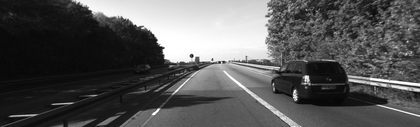
%> input picture MyFront/0.png, 420 x 127 px, shrunk from 1241 x 376 before the run
$ octave VisualFront1.m   (GNU Octave 9; MATLAB toolbox functions it lacks are replaced by stand-ins)
%> lines starting %> are read from the running program, lines starting %| are printed output that depends on the picture; in (x1, y1, x2, y2) boxes, pixels count from 0 and x2, y2 are one past the last pixel; in counts of white or black regions, pixels touching at a corner belong together; the program's own positions count from 1
### MyFront/get_interest_points.m

function [x, y,num_cnr] = get_interest_points(image,feature_width)


feature_width = 16;

fx = [-1,0,1;-2,0,2;-1,0,1];

fy = [-1,-2,-1;0,0,0;1,2,1];

Ix = imfilter(image,fx);

Iy = imfilter(image,fy);

Ix2 = Ix.* Ix;

%subplot(2,2,1);

%imshow(Ix2);

Ixy = Ix.* Iy;

% subplot(2,2,2);

% imshow(Ixy);

Iy2 = Iy.* Iy;

% subplot(2,2,3);

% imshow(Iy2);

h = fspecial('gaussian',25,2);

% subplot(2,2,4);

% imshow(h);

Ix2 = imfilter(Ix2,h);

Ixy = imfilter(Ixy,h);

Iy2 = imfilter(Iy2,h);


%寻找最大R值

Rmax = 0;

l = 0.05;

[img_height,img_width] = size(image);

M = zeros(img_height,img_width);

for i = 1:img_height

    for j = 1:img_width

        A = [Ix2(i,j),Ixy(i,j);Ixy(i,j),Iy2(i,j)];

        M(i,j) = det(A) -  l*(trace(A))^2;

        if M(i,j) > Rmax

            Rmax = M(i,j);

        end

    end

end


%局部非极大值抑制

k = 0.06;

cnt = 0;   %记录角点数目

result = zeros(img_height,img_width);

for i=2:img_height-1

    for j =2:img_width-1

        if M(i,j)>k*Rmax && M(i,j)>M(i-1,j-1) && M(i,j)>M(i-1,j)&&M(i,j)>M(i-1,j+1)&&M(i,j)>M(i,j-1)&&M(i,j)>M(i,j+1)&&M(i,j)>M(i+1,j-1)&&M(i,j)>M(i+1,j)&&M(i,j)>M(i+1,j+1)

            result(i,j) = 1;

            cnt = cnt + 1;

        end

    end

end


[y,x] = find(result==1);

%x_indexleft = find(x <= feature_width/2 - 1);   %寻找x方向上左边边缘角点
x_indexleft = find(x <= feature_width/2);   %寻找x方向上左边边缘角点

%去除边缘角点

x(x_indexleft) = [];

y(x_indexleft) = [];

%y_indexup = find(y <= feature_width/2 - 1);    %寻找y方向上部边缘角点
y_indexup = find(y <= feature_width/2);    %寻找y方向上部边缘角点

x(y_indexup) = [];

y(y_indexup) = [];

%x_indexright = find(x > img_width - 8);       %寻找x方向右边的边缘角点
x_indexright = find(x >= img_width - feature_width/2);       %寻找x方向右边的边缘角点

x(x_indexright) = [];

y(x_indexright) = [];

%y_indexdown = find(y > img_height - 8);       %寻找y方向下部的边缘角点
y_indexdown = find(y >= img_height - feature_width/2);       %寻找y方向下部的边缘角点

x(y_indexdown) = [];

y(y_indexdown) = [];

%x(find(x<feature_width/2 - 1)) = [];

%y(find(y<feature_width/2 - 1)) = [];

num_cnr = length(x);

if 0
    disp(length(x));    %显示角点数目
figure;

%imshow(image);
 imshow(uint8(image));

hold on;

plot(x,y,'ro');

hold off;
end
end

### MyFront/get_features.m

function [features] = get_features(image, x, y, feature_width)

%y_gradient = imfilter(image,[-1,0,1]');

% calculate gradient scale matrix.
hx = [-1,0,1];
hy = -hx';
x_gradient = imfilter(image,hx);
y_gradient = imfilter(image,hy);

features = zeros(length(x),128);

for k = 1:length(x)                         %window of 16x16 of each feature

    x_subwindow = x(k)-7:x(k)+8;

    y_subwindow = y(k)-7:y(k)+8;

    x_subwindow_gradient = x_gradient(y_subwindow,x_subwindow);

    y_subwindow_gradient = y_gradient(y_subwindow,x_subwindow);

    angles = atan2(y_subwindow_gradient,x_subwindow_gradient);

   % [13 lines of commented-out code are left out]

   angles(angles<0) = angles(angles<0) + 2*pi;

   %angles_bin = [0 pi/4 pi/2 3*pi/4 pi 5*pi/4 3*pi/2 7*pi/4 2*pi];

   angles_binranges = 0:pi/4:2*pi;

   B = zeros(1,128);

   for i = 1:feature_width/4:feature_width

       for j = 1:feature_width/4:feature_width

          %A = reshape(angles(i:i+3,j:j+3)',1,16);

          subwindow = angles(i:i+3,j:j+3);

          angles_bincounts = histc(subwindow(:),angles_binranges);

          begin = 1 + 32*(floor(i/4)) + 8*(floor(j/4));  %tab the orientation of each 4x4 window

          B(begin:begin+7) = angles_bincounts(1:8);    %get the eight orientation of each window

          %figure;

          %bar(angles_binranges,angles_bincounts,'histc');

       end

   end

   %disp(length(B/norm(B)));

   features(k,:) = B/norm(B);

end

%cut the end

power = 0.8;

features = features.^power;

end

### MyFront/match_features.m

function [matches, confidences] = match_features(features1, features2)

ratio = 0.8;

num_matches = 0;

num_features1 = size(features1,1);

num_features2 = size(features2,1);

matches = zeros(num_features1,2);

confidences = zeros(num_features1);

for i = 1:num_features1

    distances = dist(features1(i,:),features2');

    [dists,index] = sort(distances);

    nndr = dists(1)/dists(2);

    if nndr < ratio

      %num_matches = num_matches + 1;

      matches(i,:) = [i,index(1)];

      confidences(i) = 1 - nndr;

 %    else

 %        confidences(i) = [];

%         matches(i,:) = [];

    end

end


if 0
%keep only those matched

matches_index = find(confidences>0);

matches = matches(matches_index,:);

confidences = confidences(matches_index);


% Sort the matches so that the most confident onces are at the top of the

% list. You should probably not delete this, so that the evaluation

% functions can be run on the top matches easily.

%[confidences, ind] = sort(confidences, 'descend');

%matches = matches(ind,:);
end

### MyFront/LK1.m
function [U, V] = LK(Im1, Im2, ws, C)
% function LK computes flow velocities U, V of a sequence of 2 images
% Im1, Im2 of double class based on Lucas-Kanade method. ws is the
% window size.
% C coordinates of corners in Im1
% return (U, V) flow velocities,

% find corners by Harris
%C = corner(Im1, 100)

% mark corners in the margin as (-1, -1)
[m, n] = size(Im1);
w = round(ws/2); % half of windows size
for i = 1:size(C, 1)
    x = C(i, 1);
    y = C(i, 2);
    if (x <= w) || (x >= n-w) % corners in left, right margin
        C(i,:) = -1;
    end
    if (y <= w) || (y >= m-w) % corner in top, bottom margin
        C(i,:) = -1;
    end
end

% remove corners in margins
i = 0;
while i < size(C, 1)
    i = i+1;
    if C(i,1) == -1
        C(i,:) = [];
        i = i - 1;
    end
end


% Lucas-Kanade constraint
nc = size(C, 1); % number of suitable corners
U = zeros(nc, 1);
V = zeros(nc, 1);

% compute partial derivatives
[Ex, Ey, Et] = derivative(Im1, Im2);

for i = 1:nc
    % get derivatives of neighborhood points
    x = C(i, 1); y = C(i, 2);
    Ix = Ex(y-w:y+w, x-w:x+w)';
    Iy = Ey(y-w:y+w, x-w:x+w)';
    It = Et(y-w:y+w, x-w:x+w)';

    % get A, b
    Ix = Ix(:); Iy = Iy(:); It = It(:);
    A = [Ix Iy];
    b = -It;

    % compute U, V
    X = pinv(A) * b;
    U(i) = X(1);
    V(i) = X(2);
end

### MyFront/VisualFront1.m
frame1 = imread('0.png');
%> frame1 is the input picture: size 127x420 uint8; min 2, max 255, mean 86.4
frame2 = imread('1.png');
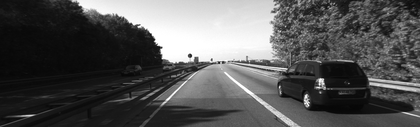
%> input picture MyFront/1.png, 420 x 127 px, shrunk from 1241 x 376 before the run
%> frame2 is the input picture: size 127x420 uint8; min 6, max 255, mean 85.1
frame3 = imread('2.png');
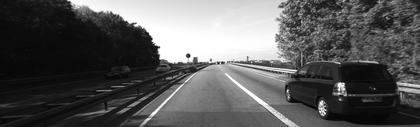
%> input picture MyFront/2.png, 420 x 127 px, shrunk from 1241 x 376 before the run
%> frame3 is the input picture: size 127x420 uint8; min 4, max 255, mean 89.5
I1 =double(frame1);
I2 =double(frame2);
ws =16;

 [x1, y1,num1] = get_interest_points(I1,ws);
%> after the loop in get_interest_points, `for i = 1:img_height`:
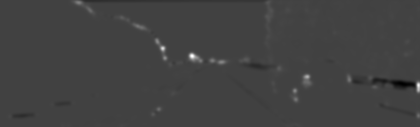
%> M: size 127x420 double; min -5.2e+09, max 1.5e+10, mean 46360421.7; drawn with min black and max white
%> after the loop in get_interest_points, `for i = 1:img_height`: Rmax = 1.5e+10
%> after the loop in get_interest_points, `for i=2:img_height-1`:
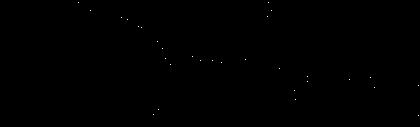
%> result: size 127x420 double; values 0 (black) and 1 (white), 0.06% white in thin lines or dots, all inside (x1, y1, x2, y2) = (78, 2, 419, 116)
%> after the loop in get_interest_points, `for i=2:img_height-1`: cnt = 30
%> in get_interest_points, `[y,x] = find(result==1);`: y = 30 values from 3 to 116; x = 30 values from 79 to 419
%> in get_interest_points, `x_indexleft = find(x <= feature_width/2);`: x_indexleft = []
%> in get_interest_points, `y_indexup = find(y <= feature_width/2);`: y_indexup = [1; 19]
%> in get_interest_points, `x_indexright = find(x >= img_width - feature_width/2);`: x_indexright = [27; 28]
%> in get_interest_points, `y_indexdown = find(y >= img_height - feature_width/2);`: y_indexdown = []
%> in get_interest_points, `num_cnr = length(x);`: num_cnr = 26
%> x1 = 26 values from 91 to 375; y1 = 26 values, max 115 at index 6, min 11 at index 1, mean 59.19; num1 = 26
 [x2, y2,num2] = get_interest_points(I2,ws);
%> call 2 of get_interest_points, with feature_width = 16
%> after the loop in get_interest_points (call 2), `for i = 1:img_height`:
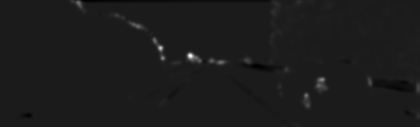
%> M: size 127x420 double; min -1.89e+09, max 1.57e+10, mean 59960442.9; drawn with min black and max white
%> after the loop in get_interest_points (call 2), `for i = 1:img_height`: Rmax = 1.57e+10
%> after the loop in get_interest_points (call 2), `for i=2:img_height-1`: result: size 127x420 double; values 0 (black) and 1 (white), 0.05% white in thin lines or dots, all inside (x1, y1, x2, y2) = (72, 1, 419, 117)
%> after the loop in get_interest_points (call 2), `for i=2:img_height-1`: cnt = 29
%> in get_interest_points (call 2), `[y,x] = find(result==1);`: y = 29 values from 2 to 117; x = 29 values from 73 to 419
%> in get_interest_points (call 2), `y_indexup = find(y <= feature_width/2);`: y_indexup = [1; 2; 18; 19; 22]
%> in get_interest_points (call 2), `x_indexright = find(x >= img_width - feature_width/2);`: x_indexright = [23; 24]
%> in get_interest_points (call 2), `num_cnr = length(x);`: num_cnr = 22
%> x2 = 22 values from 117 to 371; y2 = 22 values, max 106 at index 19, min 12 at index 15, mean 58.36; num2 = 22


 features1 = get_features(I1, x1, y1, ws);
%> the loop in get_features, `for k = 1:length(x)` made 26 passes
%> y_subwindow on passes 2, 3, 4, 5, 7, 9, 10, 11, 12, 13, 14, 15: [11 12 13 14 15 16 17 18 19 20 21 22 23 24 25 26], [13 14 15 16 17 18 19 20 21 22 23 24 25 26 27 28], [20 21 22 23 24 25 26 27 28 29 30 31 32 33 34 35], [21 22 23 24 25 26 27 28 29 30 31 32 33 34 35 36], [35 36 37 38 39 40 41 42 43 44 45 46 47 48 49 50], [42 43 44 45 46 47 48 49 50 51 52 53 54 55 56 57], [52 53 54 55 56 57 58 59 60 61 62 63 64 65 66 67], [58 59 60 61 62 63 64 65 66 67 68 69 70 71 72 73], [50 51 52 53 54 55 56 57 58 59 60 61 62 63 64 65], [54 55 56 57 58 59 60 61 62 63 64 65 66 67 68 69], [54 55 56 57 58 59 60 61 62 63 64 65 66 67 68 69], [56 57 58 59 60 61 62 63 64 65 66 67 68 69 70 71]
%> (x_subwindow, y_subwindow) on pass 1: ([84 85 86 87 88 89 90 91 92 93 94 95 96 97 98 99], [4 5 6 7 8 9 10 11 12 13 14 15 16 17 18 19])
%> after the loop in get_features, `for k = 1:length(x)`: B = 128 values, max 11 at index 98, min 0 at index 4, mean 2
 features2 = get_features(I2, x2, y2, ws);
%> call 2 of get_features, with feature_width = 16
%> in get_features (call 2), `y_gradient = imfilter(image,hy);`:
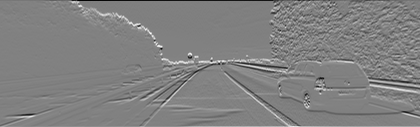
%> y_gradient: size 127x420 double; min -247, max 241, mean 0.5; drawn with min black and max white
%> the loop in get_features (call 2), `for k = 1:length(x)` made 22 passes
%> y_subwindow on passes 1 to 12: [9 10 11 12 13 14 15 16 17 18 19 20 21 22 23 24], [11 12 13 14 15 16 17 18 19 20 21 22 23 24 25 26], [18 19 20 21 22 23 24 25 26 27 28 29 30 31 32 33], [20 21 22 23 24 25 26 27 28 29 30 31 32 33 34 35], [34 35 36 37 38 39 40 41 42 43 44 45 46 47 48 49], [42 43 44 45 46 47 48 49 50 51 52 53 54 55 56 57], [52 53 54 55 56 57 58 59 60 61 62 63 64 65 66 67], [57 58 59 60 61 62 63 64 65 66 67 68 69 70 71 72], [56 57 58 59 60 61 62 63 64 65 66 67 68 69 70 71], [49 50 51 52 53 54 55 56 57 58 59 60 61 62 63 64], [54 55 56 57 58 59 60 61 62 63 64 65 66 67 68 69], [54 55 56 57 58 59 60 61 62 63 64 65 66 67 68 69]
%> after the loop in get_features (call 2), `for k = 1:length(x)`: B = 128 values, max 9 at index 82, min 0 at index 3, mean 2

 [matches, confidences] = match_features(features1, features2);
%> the loop in match_features, `for i = 1:num_features1` made 26 passes
%> nndr on passes 1 to 12: 0.982, 0.616, 0.612, 0.928, 0.708, 0.982, 0.554, 0.967, 0.386, 0.545, 0.956, 0.767
%> after the loop in match_features, `for i = 1:num_features1`: matches = 26 rows, first 12: [0 0; 2 1; 3 2; 0 0; 5 4; 0 0; 7 5; 0 0; 9 6; 10 7; 0 0; 12 10]
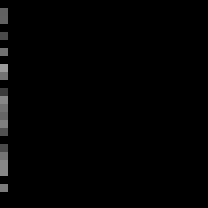
%> confidences: size 26x26 double (shown 8 times larger); min 0, max 0.614, mean 0.0108


[line col] = size(matches);
%> line = 26; col = 2

 for i=1:line
     if norm(matches(i,:))>0
          j = matches(i,1);
          k = matches(i,2);
          uv(i,1:4) =[j k x2(k)-x1(j) y2(k)-y1(j) ];
          fprintf('match [features1 %d:img1(%d,%d)]->[features2 %d:img2(%d,%d)],uv=(%d,%d)\n',j,x1(j),y1(j),k,x2(k),y2(k),uv(i,3),uv(i,4));

     else
          fprintf('match features1 %d:none matched \n',i);
     end
 end
%> this loop made 26 passes
%> k on passes 2, 3, 5, 7, 9, 10, 12, 13, 14, 15, 16, 17: 1, 2, 4, 5, 6, 7, 10, 11, 12, 13, 14, 15
%| match [features1 2:img1(122,18)]->[features2 1:img2(117,16)],uv=(-5,-2)
%| match [features1 3:img1(128,20)]->[features2 2:img2(124,18)],uv=(-4,-2)
%| match [features1 5:img1(142,28)]->[features2 4:img2(139,27)],uv=(-3,-1)
%| match [features1 7:img1(158,42)]->[features2 5:img2(155,41)],uv=(-3,-1)
%| match [features1 9:img1(163,49)]->[features2 6:img2(161,49)],uv=(-2,0)
%| match [features1 10:img1(166,59)]->[features2 7:img2(163,59)],uv=(-3,0)
%| match [features1 12:img1(193,57)]->[features2 10:img2(191,56)],uv=(-2,-1)
%| match [features1 13:img1(201,61)]->[features2 11:img2(200,61)],uv=(-1,0)
%> (further printed lines are left out)
%> after the loop, uv = 24 rows, first 8: [0 0 0 0; 2 1 -5 -2; 3 2 -4 -2; 0 0 0 0; 5 4 -3 -1; 0 0 0 0; 7 5 -3 -1; 0 0 0 0]

locs = [x1 y1];
%> locs = 26 rows, first 12: [91 11; 122 18; 128 20; 139 27; 142 28; 154 115; 158 42; 159 110; 163 49; 166 59; 171 65; 193 57]
[U, V] = LK1(I1, I2, ws, locs);
%> the loop in LK, `for i = 1:size(C, 1)` made 26 passes
%> (x, y) on passes 1 to 12: (91, 11), (122, 18), (128, 20), (139, 27), (142, 28), (154, 115), (158, 42), (159, 110), (163, 49), (166, 59), (171, 65), (193, 57)
%> after the loop in LK, `for i = 1:size(C, 1)`: C has the same summary as locs outside LK
%> the loop in LK, `while i < size(C, 1)` made 26 passes
%> in LK, `nc = size(C, 1);`: nc = 26
%> the run ends on the next line
